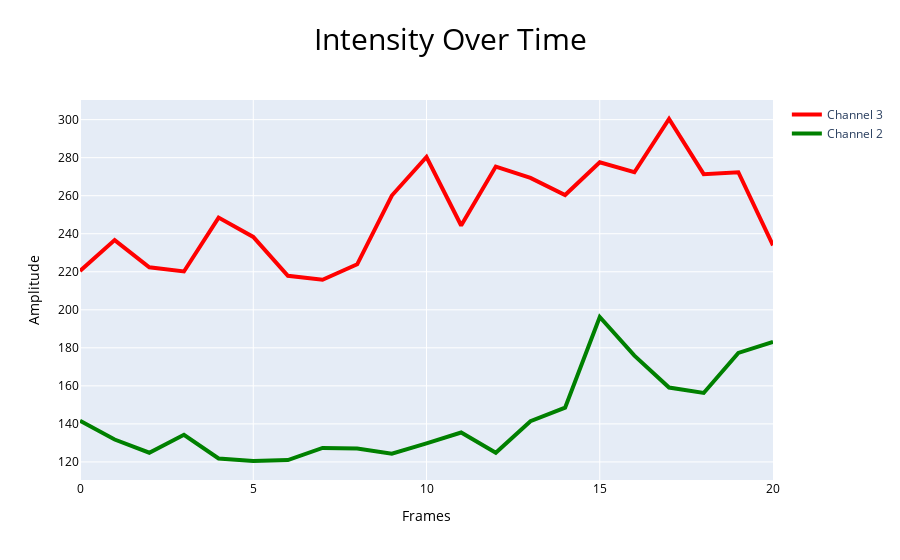

The cell this chart's notebook holds for it:
### Code cell
plot_intensity_over_time(91,track_df)

### Figure 1 — Plotly figure (JSON) as saved in the notebook; plotly's stock layout.template omitted (floating-point values rounded to 4 significant figures)
{"data": [{"line": {"color": "red", "width": 4}, "name": "Channel 3", "type": "scatter", "x": [0, 1, 2, 3, 4, 5, 6, 7, 8, 9, 10, 11, 12, 13, 14, 15, 16, 17, 18, 19, 20], "y": [220.5, 236.7, 222.3, 220.2, 248.5, 238.3, 217.9, 215.8, 223.9, 260.1, 280.3, 244.3, 275.3, 269.4, 260.3, 277.5, 272.3, 300.3, 271.3, 272.3, 233.9]}, {"line": {"color": "green", "width": 4}, "name": "Channel 2", "type": "scatter", "x": [0, 1, 2, 3, 4, 5, 6, 7, 8, 9, 10, 11, 12, 13, 14, 15, 16, 17, 18, 19, 20], "y": [141.7, 131.8, 124.8, 134.3, 121.8, 120.5, 120.9, 127.4, 127.1, 124.3, 129.7, 135.5, 124.9, 141.4, 148.6, 196.2, 175.9, 159.1, 156.3, 177.3, 183.2]}], "layout": {"autosize": true, "title": {"font": {"color": "black", "size": 30}, "text": "Intensity Over Time", "x": 0.5}, "xaxis": {"color": "black", "title": {"text": "Frames"}}, "yaxis": {"color": "black", "title": {"text": "Amplitude"}}}}
